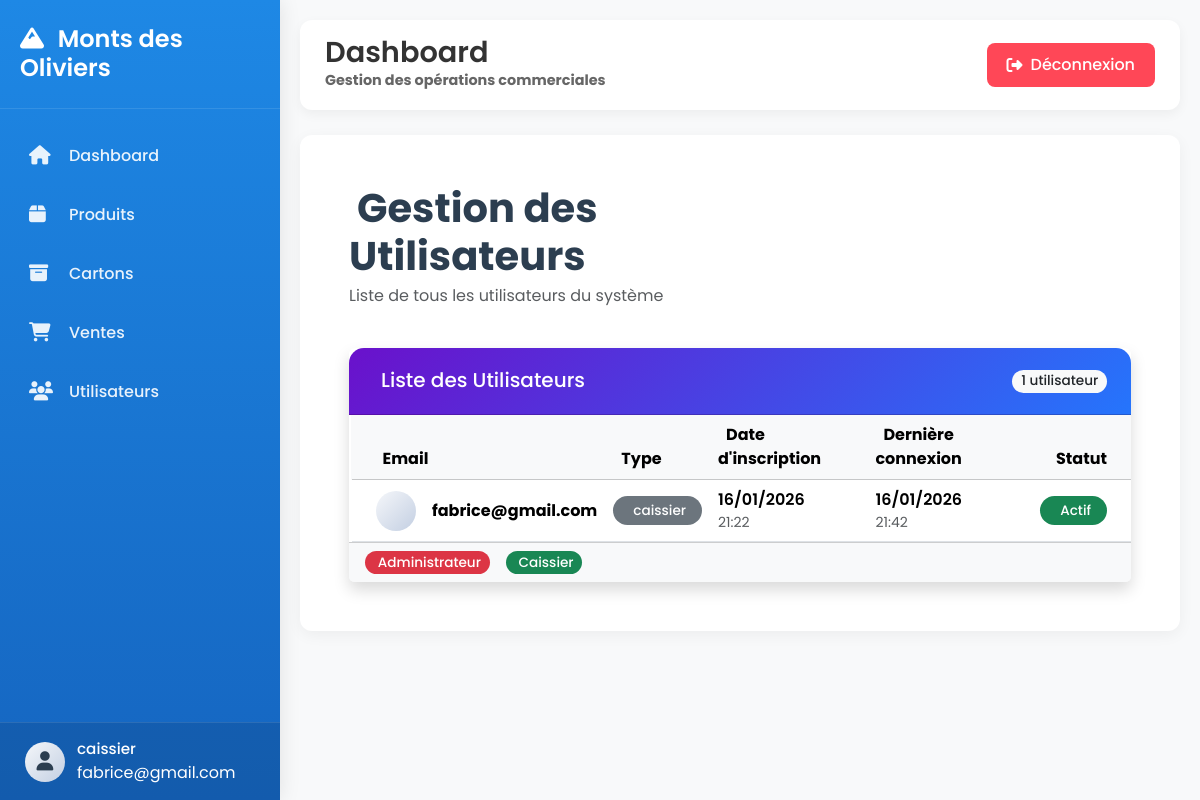
/utilisateurs/ (signed in), run on an earlier commit of the app's database.
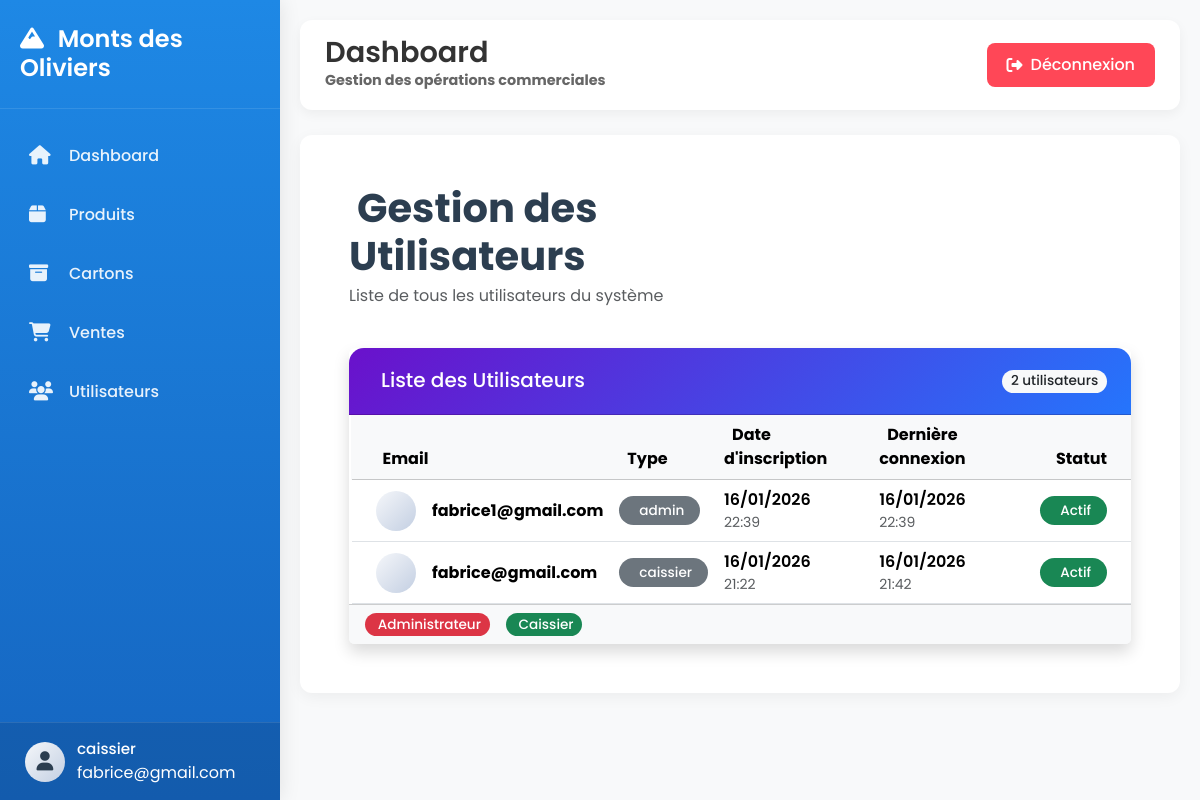
And on a later commit of the database.
### stock_produit/models/user.py (models this page shows, shortened)
class User(AbstractUser):
    USER_TYPE_CHOICES = [
        ('admin', 'Admin'),
        ('caissier', 'Caissier'),
    ]
    username = None
    email = models.EmailField(unique=True)
    user_type = models.CharField(max_length=10, choices=USER_TYPE_CHOICES)
    USERNAME_FIELD = 'email'
    REQUIRED_FIELDS = []

### stock_produit/views.py (the view)
# urls.py: path("utilisateurs/", views.user_list, name="users"),
@login_required
def user_list(request):
    users = User.objects.all().order_by("-date_joined")
    return render(request, "User/utilisateurs.html", {
        "users": users
    })

### stock_produit/templates/User/utilisateurs.html (shortened to what the changed rows need)
{% extends "Base/base.html" %}
{% block content %}
<div class="users-container">
    <div class="row mb-4">
        <div class="col-md-6">
            <h1 class="page-title">
                Gestion des Utilisateurs
            </h1>
        </div>
    </div>
    <div class="card shadow border-0">
        <div class="card-header bg-gradient-primary text-white">
            <div class="d-flex justify-content-between align-items-center">
                <div>
                    <span class="h5 mb-0">Liste des Utilisateurs</span>
                </div>
                <span class="badge bg-light text-dark">
                    {{ users|length }} utilisateur{{ users|length|pluralize }}
                </span>
            </div>
        </div>
        <div class="card-body p-0">
            <div class="table-responsive">
                <table class="table table-hover mb-0">
                    <thead class="table-light">
                        <tr>
                            <th class="ps-4">
                                Email
                            </th>
                            <th>
                                Type
                            </th>
                            <th>
                                Date d'inscription
                            </th>
                            <th>
                                Dernière connexion
                            </th>
                            <th class="text-end pe-4">Statut</th>
                        </tr>
                    </thead>
                    <tbody>
                        {% for u in users %}
                        <tr class="user-row align-middle">
                            <td class="ps-4">
                                <div class="d-flex align-items-center">
                                    <div class="user-avatar me-3">
                                    </div>
                                    <div>
                                        <strong>{{ u.email }}</strong>
                                        <br>
                                    </div>
                                </div>
                            </td>
                            <td>
                                {% with user_type=u.user_type %}
                                <span class="badge
                                    {% if user_type == 'ADMIN' %}bg-danger
                                    {% elif user_type == 'CAISSE' %}bg-success
                                    {% elif user_type == 'MANAGER' %}bg-primary
                                    {% else %}bg-secondary{% endif %} py-2 px-3">
                                    {{ user_type|default:"UTILISATEUR" }}
                                </span>
                                {% endwith %}
                            </td>
                            <td>
                                <div class="d-flex flex-column">
                                    <span class="fw-semibold">{{ u.date_joined|date:"d/m/Y" }}</span>
                                    <small class="text-muted">{{ u.date_joined|time:"H:i" }}</small>
                                </div>
                            </td>
                            <td>
                                {% if u.last_login %}
                                <div class="d-flex flex-column">
                                    <span class="fw-semibold">{{ u.last_login|date:"d/m/Y" }}</span>
                                    <small class="text-muted">{{ u.last_login|time:"H:i" }}</small>
                                </div>
                                {% else %}
                                <span class="text-muted fst-italic">Jamais connecté</span>
                                {% endif %}
                            </td>
                            <td class="text-end pe-4">
                                {% if u.is_active %}
                                <span class="badge bg-success py-2 px-3">
                                    Actif
                                </span>
                                {% else %}
                                <span class="badge bg-danger py-2 px-3">
                                    <i class="bi bi-x-circle me-1"></i>Inactif
                                </span>
                                {% endif %}
                            </td>
                        </tr>
                        {% endfor %}
                    </tbody>
                </table>
            </div>
        </div>
</div>
{% endblock %}

### stock_produit/templates/Base/base.html (shortened to what this page needs)
<!DOCTYPE html>
<html lang="fr">
<head>
    <link href="https://cdn.jsdelivr.net/npm/bootstrap@5.3.2/dist/css/bootstrap.min.css" rel="stylesheet">
    <link href="https://cdnjs.cloudflare.com/ajax/libs/font-awesome/6.5.1/css/all.min.css" rel="stylesheet">
</head>
<body>
    <div class="sidebar" id="sidebar">
        <div class="sidebar-header">
            <h3><i class="fas fa-mountain me-2"></i> Monts des Oliviers</h3>
        </div>
        <div class="sidebar-menu">
            <ul>
                <li>
                    <a href="{% url 'dashboard' %}" class="{% if request.path == '/dashboard/' %}active{% endif %}">
                        <i class="fas fa-home"></i>
                        <span>Dashboard</span>
                    </a>
                </li>
                <li>
                    <a href="{% url 'produits' %}" class="{% if 'produits' in request.path %}active{% endif %}">
                        <i class="fas fa-box"></i>
                        <span>Produits</span>
                    </a>
                </li>
                <li>
                    <a href="{% url 'cartons' %}" class="{% if 'cartons' in request.path %}active{% endif %}">
                        <i class="fas fa-archive"></i>
                        <span>Cartons</span>
                    </a>
                </li>
                <li>
                    <a href="{% url 'ventes' %}" class="{% if 'ventes' in request.path %}active{% endif %}">
                        <i class="fas fa-shopping-cart"></i>
                        <span>Ventes</span>
                    </a>
                </li>
                <li>
                    <a href="{% url 'users' %}" class="{% if 'users' in request.path %}active{% endif %}">
                        <i class="fas fa-users"></i>
                        <span>Utilisateurs</span>
                    </a>
                </li>
            </ul>
        </div>
        <div class="user-profile">
            <div class="user-info">
                <div class="user-avatar">
                    <i class="fas fa-user"></i>
                </div>
                <div>
                    {% if request.user.is_authenticated %}
                    <div class="user-name">{{ request.user.user_type }}</div>
                    <span>{{ request.user.email }}</span>
                    {% endif %}
                </div>
            </div>
        </div>
    </div>
    <div class="main-content" id="mainContent">
        <nav class="top-navbar">
            <div class="left-header">
                <div class="page-title">
                    <h1>{% block page_title %}Dashboard{% endblock %}</h1>
                    <p>{% block page_subtitle %}Gestion des opérations commerciales{% endblock %}</p>
                </div>
            </div>
            <div class="top-actions">
                <a href="{% url 'deconnexion' %}" class="logout-btn">
                    <i class="fas fa-sign-out-alt"></i>
                    Déconnexion
                </a>
            </div>
        </nav>
        <div class="content-card fade-in">
            {% block content %}{% endblock %}
        </div>
    </div>
</body>
</html>

What changed in the data, as far as the page shows it:
added User: email "fabrice1@gmail.com", user_type "admin", date_joined "16/01/2026", date_joined "22:39", last_login "16/01/2026", last_login "22:39", is_active "Actif"
Also different on the page:
{{ users|length }}: "1" → "2"
